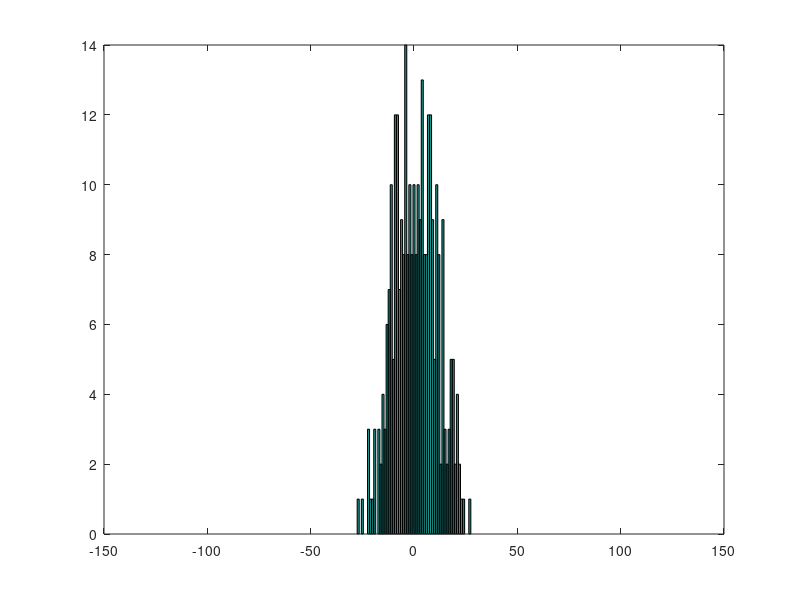

The MATLAB script that drew this image:
%Passo
nb = 300; %numero de bebados
np = 400; %Numero de passos que cada bebado da
x = zeros(1,nb); %Posicao inicial

x = zeros(nb,1); %Posicao inicial

x = sum(floor(rand(nb,np)*2) - 0.5, 2)

disp(["Nímero de bebados: " num2str(nb)]);
disp(["Número de passos: " num2str(np)]);
disp(["Desvio padrão: " num2str(std(x))]);
disp(["Variância: " num2str(var(x))]);
disp(["Média: " num2str(mean(x))]);

hist(x, -100:100)
